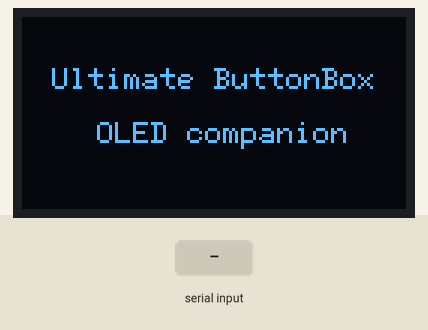
Bench run of a sketch on a simulated Arduino Uno, built with avr-gcc and run on an emulated ATmega328P. Parts: 128×64 one-colour display. The inputs (shaded band) are chosen by the test bench. What the sketch prints to the serial monitor is not drawn.

Above: at 0.4 s.
2.3 s: "N90\n" received over Serial
At 3.6 s:
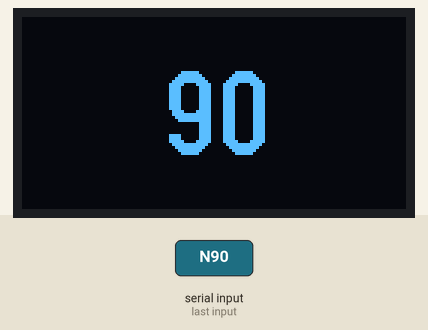
3.9 s: "N:45\n" received over Serial
At 5.2 s:
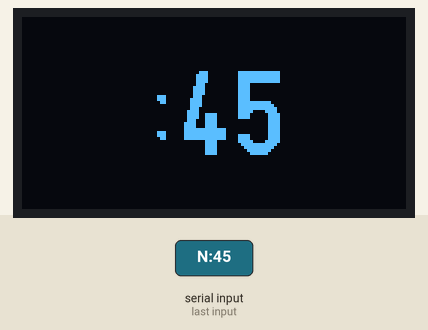
Timing chart, 0 to 6.9 s (numbered marks = the images above; inputs shaded):
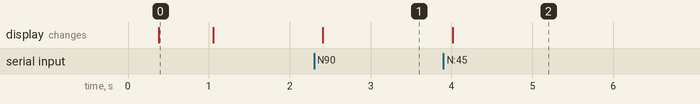

Measured:
- after the input at 2.3 s, the display: changes after 0.11 s (image 1)
- after the input at 3.9 s, the display: changes after 0.11 s (image 2)
- what the display in image 0 shows lasts 0.7 s, from 0.4 s to 1.1 s

The sketch:

companion_oled.ino
```cpp
// Companion OLED firmware for SSD1306 128x64 I2C displays.
// Protocol: 115200 8N1, newline-terminated Ultimate ButtonBox companion frames.

#include <Arduino.h>
#include <U8g2lib.h>
#include <Wire.h>

#define LINE_BUF_SIZE 120
#define OLED_ROWS 4
#define OLED_LINE_WIDTH 21
#define BIGNUM_MAX_LEN 9

U8G2_SSD1306_128X64_NONAME_1_HW_I2C u8g2(U8G2_R0, U8X8_PIN_NONE);

char lineBuf[LINE_BUF_SIZE];
uint8_t lineLen = 0;
bool lineOverflow = false;

char textLines[OLED_ROWS][OLED_LINE_WIDTH + 1];
char bigNum[BIGNUM_MAX_LEN + 1];

enum ViewMode {
  VIEW_TEXT,
  VIEW_BIGNUM,
  VIEW_CLEAR
};

ViewMode currentView = VIEW_CLEAR;

bool isPrintableAscii(char c) {
  return c >= 0x20 && c < 0x7f;
}

bool isBigNumChar(char c) {
  return (c >= '0' && c <= '9') || c == '.' || c == '-' || c == ':' || c == ' ';
}

void printCapabilities() {
  Serial.println(F("K:screen=oled"));
  Serial.println(F("KEND"));
}

void renderTextView() {
  u8g2.firstPage();
  do {
    u8g2.setFont(u8g2_font_6x12_tf);
    u8g2.setFontPosTop();
    for (uint8_t row = 0; row < OLED_ROWS; row++) {
      u8g2.drawStr(0, row * 16, textLines[row]);
    }
  } while (u8g2.nextPage());
}

void renderBigNumView() {
  u8g2.setFont(u8g2_font_logisoso28_tf);
  int16_t width = u8g2.getStrWidth(bigNum);
  int16_t x = (128 - width) / 2;
  if (x < 0) x = 0;

  u8g2.firstPage();
  do {
    u8g2.setFont(u8g2_font_logisoso28_tf);
    u8g2.setFontPosBaseline();
    u8g2.drawStr(x, 46, bigNum);
  } while (u8g2.nextPage());
}

void clearDisplay() {
  if (currentView == VIEW_CLEAR) return;

  u8g2.firstPage();
  do {
    // intentionally empty: clears every page
  } while (u8g2.nextPage());
  currentView = VIEW_CLEAR;
}

void showSplash() {
  u8g2.firstPage();
  do {
    u8g2.setFont(u8g2_font_6x12_tf);
    u8g2.setFontPosTop();
    u8g2.drawStr(10, 16, "Ultimate ButtonBox");
    u8g2.drawStr(25, 34, "OLED companion");
  } while (u8g2.nextPage());
  delay(650);
  currentView = VIEW_TEXT;
  clearDisplay();
}

void setTextRow(uint8_t row, const char *text) {
  char next[OLED_LINE_WIDTH + 1];
  uint8_t out = 0;
  while (text[out] && out < OLED_LINE_WIDTH) {
    char c = text[out];
    next[out] = isPrintableAscii(c) ? c : ' ';
    out++;
  }
  next[out] = '\0';

  if (currentView == VIEW_TEXT && strcmp(textLines[row], next) == 0) return;

  strcpy(textLines[row], next);
  currentView = VIEW_TEXT;
  renderTextView();
}

void setBigNum(const char *text) {
  char next[BIGNUM_MAX_LEN + 1];
  uint8_t out = 0;
  for (uint8_t i = 0; text[i] && out < BIGNUM_MAX_LEN; i++) {
    if (isBigNumChar(text[i])) {
      next[out++] = text[i];
    }
  }
  next[out] = '\0';

  if (currentView == VIEW_BIGNUM && strcmp(bigNum, next) == 0) return;

  strcpy(bigNum, next);
  currentView = VIEW_BIGNUM;
  renderBigNumView();
}

void handleTextCommand(char *line) {
  if (line[1] < '0' || line[1] > '3' || line[2] != ':') return;
  setTextRow((uint8_t)(line[1] - '0'), line + 3);
}

void processLine(char *line) {
  if (!line[0]) return;

  switch (line[0]) {
    case 'T':
      handleTextCommand(line);
      break;
    case 'N':
      setBigNum(line + 1);
      break;
    case 'C':
      if (line[1] == '\0') clearDisplay();
      break;
    case '?':
      if (line[1] == '\0') printCapabilities();
      break;
    default:
      break;
  }
}

void readSerial() {
  while (Serial.available() > 0) {
    char c = (char)Serial.read();

    if (c == '\r' || c == '\n') {
      if (!lineOverflow && lineLen > 0) {
        lineBuf[lineLen] = '\0';
        processLine(lineBuf);
      }
      lineLen = 0;
      lineOverflow = false;
      continue;
    }

    if (lineOverflow) continue;

    if (lineLen < LINE_BUF_SIZE - 1) {
      lineBuf[lineLen++] = c;
    } else {
      lineLen = 0;
      lineOverflow = true;
    }
  }
}

void setup() {
  Serial.begin(115200);
  u8g2.begin();

  for (uint8_t row = 0; row < OLED_ROWS; row++) {
    textLines[row][0] = '\0';
  }
  bigNum[0] = '\0';

  showSplash();
  Serial.println(F("K:screen=oled"));
}

void loop() {
  readSerial();
}
```
